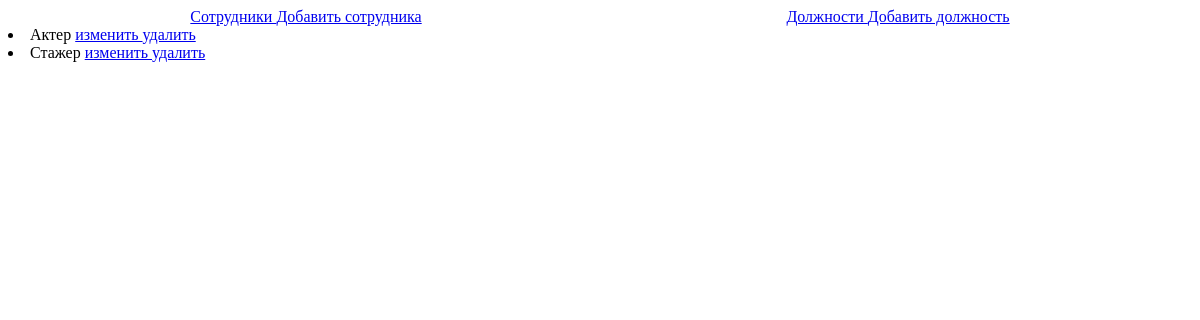
The page /professions on the database as committed earlier.
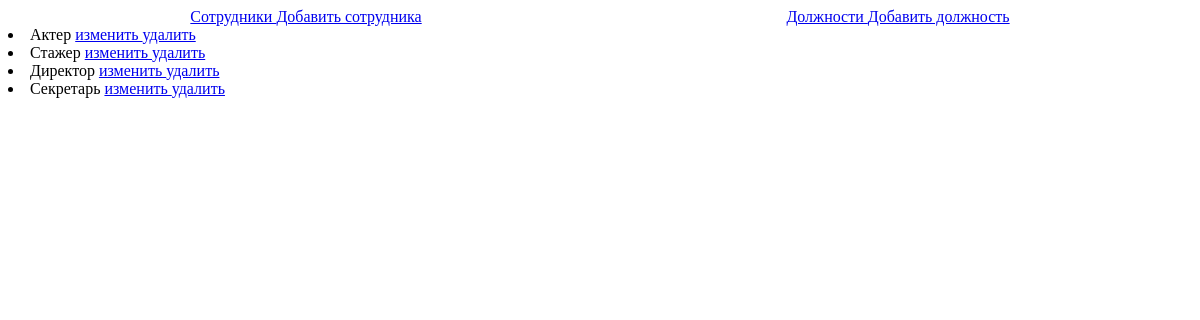
The same page on the database as committed later.
### baseapp/models.py (models this page shows)
class Professions(models.Model):
    tittle = models.CharField(max_length=20, unique=True, default='без должности')
    objects = ProfessionsManager()
    class Meta:
        db_table = 'professions'
        verbose_name = 'Должность'
        verbose_name_plural = 'Должности'
    def __str__(self):
        return f"{self.tittle}"

### baseapp/views.py (the view)
# urls.py: path('professions', views.professions, name='professions'),
def professions(request):
    professions = Professions.objects.all()
    context = {'professions': professions}
    return render(request, 'baseapp/professions.html', context)

### baseapp/templates/baseapp/professions.html
{% extends "baseapp/base.html" %}
{% block content%}
{% for profession in professions %}
    <li>
        {{profession}}
        {% if not profession.tittle == "без должности" %}
            <a href="{% url 'baseapp:profession' profession.id%}"> изменить </a>
            <a href="{% url 'baseapp:del_profession' profession.id%}"> удалить </a>
        {% endif %}
    </li>
{% endfor %}
{% endblock content%}

Rows that differ between the two databases and show on the page:
added Professions: tittle "Директор", shows "изменить"
added Professions: tittle "Секретарь", shows "изменить"
